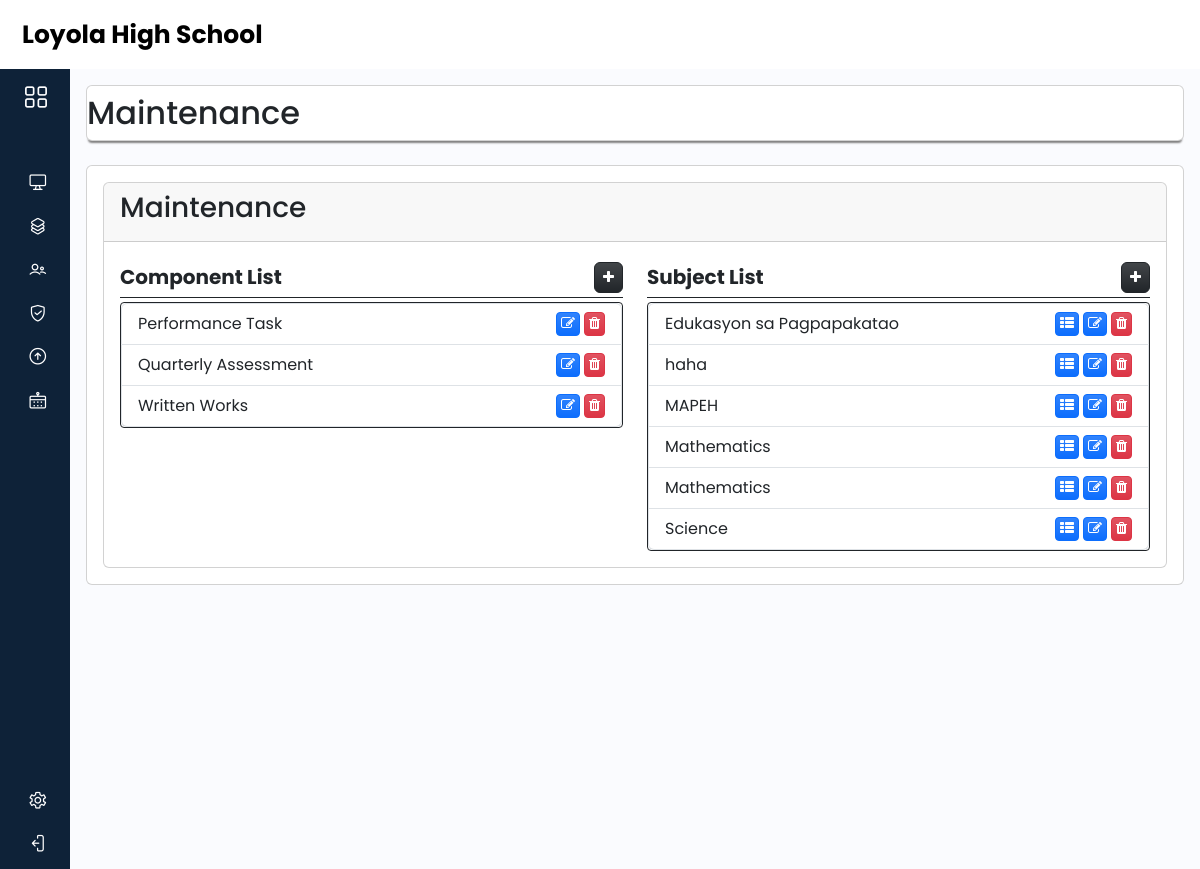
/teachers/maintenance.php, run on an earlier commit of the app's database.
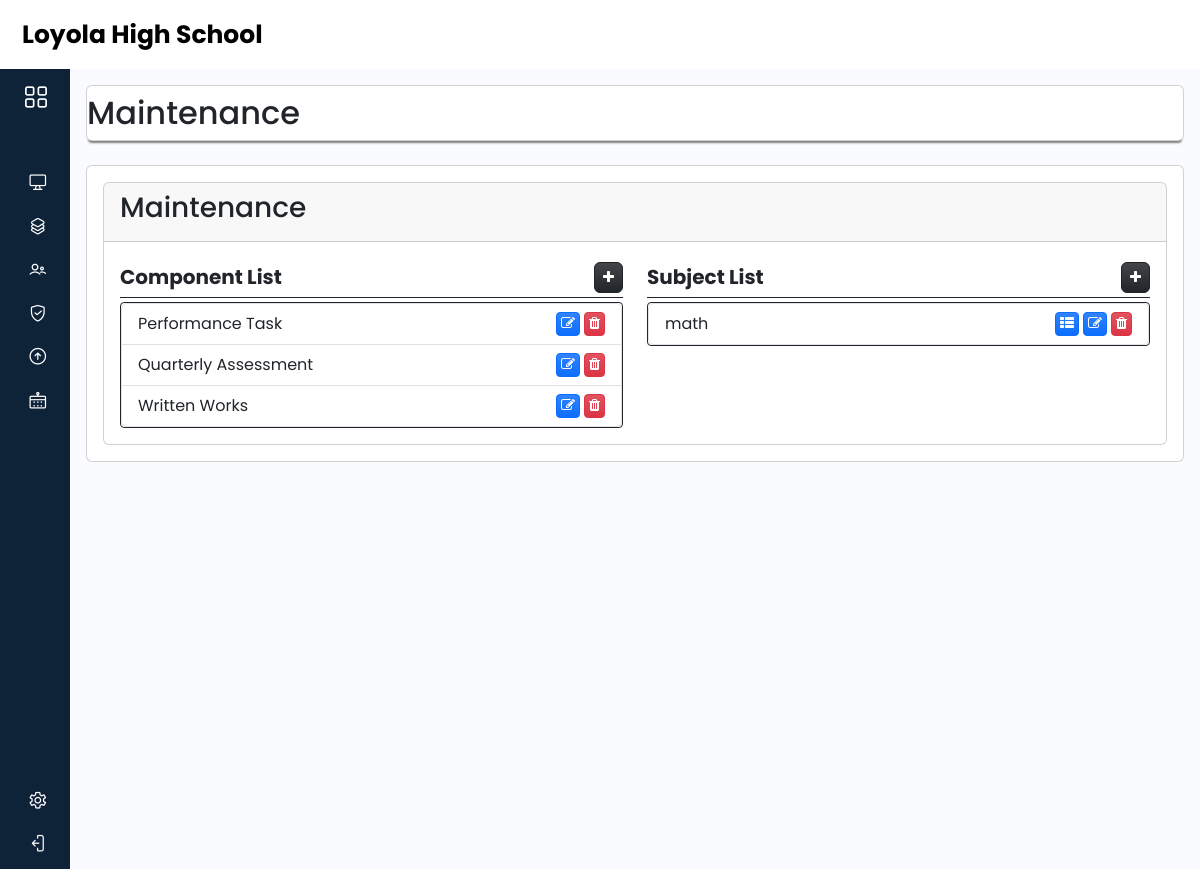
And on a later commit of the database.
### tables this page shows
CREATE TABLE `grading_components` (
  `component_id` int(11) NOT NULL,
  `name` text NOT NULL
);

CREATE TABLE `subjects` (
  `subject_id` int(11) NOT NULL,
  `name` text NOT NULL
);

### teachers/maintenance.php (the view, shortened to what this page needs)
<?php
$database = new Database();
$conn = $database->connect();
?>
<?php
    require_once('../includes/head.php');
?>
<body>
<?php
    require_once('../includes/sidebar.php');
?>
<div class="main p-3">
    <div class="card bg-gray-500 text-dark" style="box-shadow: 0 4px 2px -2px gray;">
        <div class="page-title mt-2 ">
            <h2>Maintenance</h2>
        </div>
    </div>
    <div class="card mb-3 mt-4">
        <div  div class="card-body">
        <div class="card h-100 d-flex flex-column">
        <div class="card-header d-flex justify-content-between">
            <h3 class="card-title">Maintenance</h3>
        </div>
        <div class="card-body flex-grow-1">
            <div class="col-12 h-100">
                <div class="row h-100">
                    <div class="col-md-6 h-100 d-flex flex-column">
                        <div class="w-100 d-flex border-bottom border-dark py-1 mb-1">
                            <div class="fs-5 col-auto flex-grow-1"><b>Component List</b></div>
                            <div class="col-auto flex-grow-0 d-flex justify-content-end">
                                <button id="manage_components_btn" class="btn btn-dark btn-sm bg-gradient rounded-2"
                                    data-bs-toggle="modal" data-bs-target="#add_component_modal"><span
                                        class="fa fa-plus"></span></button>
                            </div>
                        </div>
                        <div class="h-100 overflow-auto border rounded-1 border-dark">
                            <ul class="list-group">
                                <?php
                            $dept_qry = $conn->query("SELECT * FROM `grading_components` order by `name` asc");
                            while($row = $dept_qry->fetch(PDO::FETCH_ASSOC)):
                            ?>
                                <li class="list-group-item d-flex">
                                    <div class="col-auto flex-grow-1">
                                        <?php echo $row['name'] ?>
                                    </div>
                                    <div class="col-auto d-flex justify-content-end">
                                        <a href="edit_component.php?id=<?php echo $row['component_id'] ?>"
                                            class="edit_component btn btn-sm btn-primary bg-gradient py-0 px-1 me-1"
                                            title="Edit Component Details"
                                            data-id="<?php echo $row['component_id'] ?>"
                                            data-name="<?php echo $row['name'] ?>"><span class="fa fa-edit"></span></a>
                                        <a href="delete_component.php?id=<?php echo $row['component_id'] ?>"
                                            class="delete_component btn btn-sm btn-danger bg-gradient py-0 px-1"
                                            title="Delete Component"
                                            data-id="<?php echo $row['component_id'] ?>"
                                            data-name="<?php echo $row['name'] ?>"><span class="fa fa-trash"></span></a>
                                    </div>
                                </li>
                                <?php endwhile; ?>
                            </ul>
                        </div>
                    </div>
                    <div class="col-md-6 h-100 d-flex flex-column">
                        <div class="w-100 d-flex border-bottom border-dark py-1 mb-1">
                            <div class="fs-5 col-auto flex-grow-1"><b>Subject List</b></div>
                            <div class="col-auto flex-grow-0 d-flex justify-content-end">
                                <button id="manage_subject_btn" class="btn btn-dark btn-sm bg-gradient rounded-2"
                                    data-bs-toggle="modal" data-bs-target="#add_subject_modal"><span
                                        class="fa fa-plus"></span></button>
                            </div>
                        </div>
                        <div class="h-100 overflow-auto border rounded-1 border-dark">
                            <ul class="list-group">
                                <?php
                            $dept_qry = $conn->query("SELECT * FROM `subjects` order by `name` asc");
                            while($row = $dept_qry->fetch(PDO::FETCH_ASSOC)):
                            ?>
                                <li class="list-group-item d-flex">
                                    <div class="col-auto flex-grow-1">
                                        <?php echo $row['name'] ?>
                                    </div>
                                    <div class="col-auto d-flex justify-content-end">
                                        <a href="add_percentage.php?id=<?php echo $row['subject_id']?>"
                                            class="manage_percentage btn btn-sm btn-primary bg-gradient py-0 px-1 me-1"
                                            title="Manage Subject's Component Percentage"
                                            data-id="<?php echo $row['subject_id'] ?>"
                                            data-name="<?php echo $row['name'] ?>"><span
                                                class="fa fa-th-list"></span></a>
                                        <a href="edit_subject.php?id=<?php echo $row['subject_id'] ?>"
                                            class="edit_component btn btn-sm btn-primary bg-gradient py-0 px-1 me-1"
                                            title="Edit Subject Details"
                                            data-id="<?php echo $row['subject_id'] ?>"
                                            data-name="<?php echo $row['name'] ?>"><span class="fa fa-edit"></span></a>
                                        <a href="delete_subject.php?id=<?php echo $row['subject_id'] ?>"
                                            class="delete_component btn btn-sm btn-danger bg-gradient py-0 px-1"
                                            title="Delete Subject"
                                            data-id="<?php echo $row['subject_id'] ?>"
                                            data-name="<?php echo $row['name'] ?>"><span class="fa fa-trash"></span></a>
                                    </div>
                                </li>
                                <?php endwhile; ?>
                            </ul>
                        </div>
                    </div>
                </div>
            </div>
        </div>
    </div>
        </div>
    </div>
</div>
</body>
</html>

### includes/head.php (shortened to what this page needs)
<!DOCTYPE html>
<html lang="en">
<head>
    <link href="../vendor/icons/lineicons.css" rel="stylesheet" />
    <link href="../vendor/bootstrap-5.3.2-dist/css/bootstrap.min.css" rel="stylesheet">
    <link href="../vendor/font-awesome-4.7.0/css/font-awesome.css" rel="stylesheet">
    <link rel="stylesheet" href="../css/style.css">
</head>

### includes/sidebar.php (shortened to what this page needs)
<div class="header">
  <a href="dashboard.php" class="logo">Loyola High School</a>
</div>
<div class="wrapper">
        <aside id="sidebar">
            <div class="d-flex">
                <button class="toggle-btn" type="button">
                    <i class="lni lni-grid-alt"></i>
                </button>
            </div>
            <ul class="sidebar-nav">
                <li class="sidebar-item">
                    <a href="dashboard.php" class="sidebar-link">
                        <i class="lni lni-display-alt"></i>
                    </a>
                </li>
                <li class="sidebar-item">
                    <a href="#" class="sidebar-link collapsed has-dropdown" data-bs-toggle="collapse"
                        data-bs-target="#addStudent" aria-expanded="false" aria-controls="addStudent">
                        <i class="lni lni-layers"></i>
                    </a>
                </li>
                <li class="sidebar-item">
                    <a href="classes.php" class="sidebar-link">
                        <i class="lni lni-users"></i>
                    </a>
                </li>
                <li class="sidebar-item">
                    <a href="maintenance.php" class="sidebar-link">
                        <i class="lni lni-protection"></i>
                    </a>
                </li>
                <li class="sidebar-item">
                    <a href="promotion.php" class="sidebar-link">
                        <i class="lni lni-arrow-up-circle"></i>
                    </a>
                </li>
                <li class="sidebar-item">
                    <a href="../teachers/class.php" class="sidebar-link">
                        <i class="lni lni-calendar"></i>
                    </a>
                </li>
            </ul>
            <div class="sidebar-footer">
            <a href="teacherSettings.php" class="sidebar-link">
                    <i class="lni lni-cog"></i>
                </a>
                <a href="#" class="sidebar-link">
                    <i class="lni lni-exit"></i>
                </a>
            </div>
        </aside>

### css/style.css (style rules this page uses)
a { text-decoration: none; }
li { list-style: none; }
body { font-family: 'Poppins', sans-serif; }
.wrapper { display: flex; }
.main { min-height: 100vh; width: 100%; overflow: hidden; transition: all 0.35s ease-in-out; background-color: #fafbfe; }
#sidebar { width: 70px; min-width: 70px; z-index: 1000; transition: all .25s ease-in-out; background-color: #0e2238; display: flex; flex-direction: column; }
.toggle-btn { background-color: transparent; cursor: pointer; border: 0; padding: 1rem 1.5rem; }
.toggle-btn i { font-size: 1.5rem; color: #FFF; }
.sidebar-nav { padding: 2rem 0; flex: 1 1 auto; }
a.sidebar-link { padding: .625rem 1.625rem; color: #FFF; display: block; font-size: 0.9rem; white-space: nowrap; border-left: 3px solid transparent; }
.sidebar-link i { font-size: 1.1rem; margin-right: .75rem; }
.sidebar-item { position: relative; }
.header { overflow: hidden; background-color: skyb; padding: 10px 10px; box-shadow: 0 5px 5px rgba(0, 0, 0, 0.2); }
.header a { float: left; color: black; text-align: center; padding: 12px; text-decoration: none; font-size: 18px; line-height: 25px; border-radius: 4px; }
.header a.logo { font-size: 25px; font-weight: bold; }

What changed in the data, as far as the page shows it:
removed subjects: name "Edukasyon sa Pagpapakatao"
removed subjects: name "haha"
removed subjects: name "MAPEH"
removed subjects: name "Mathematics"
removed subjects: name "Mathematics"
removed subjects: name "Science"
added subjects: name "math"
